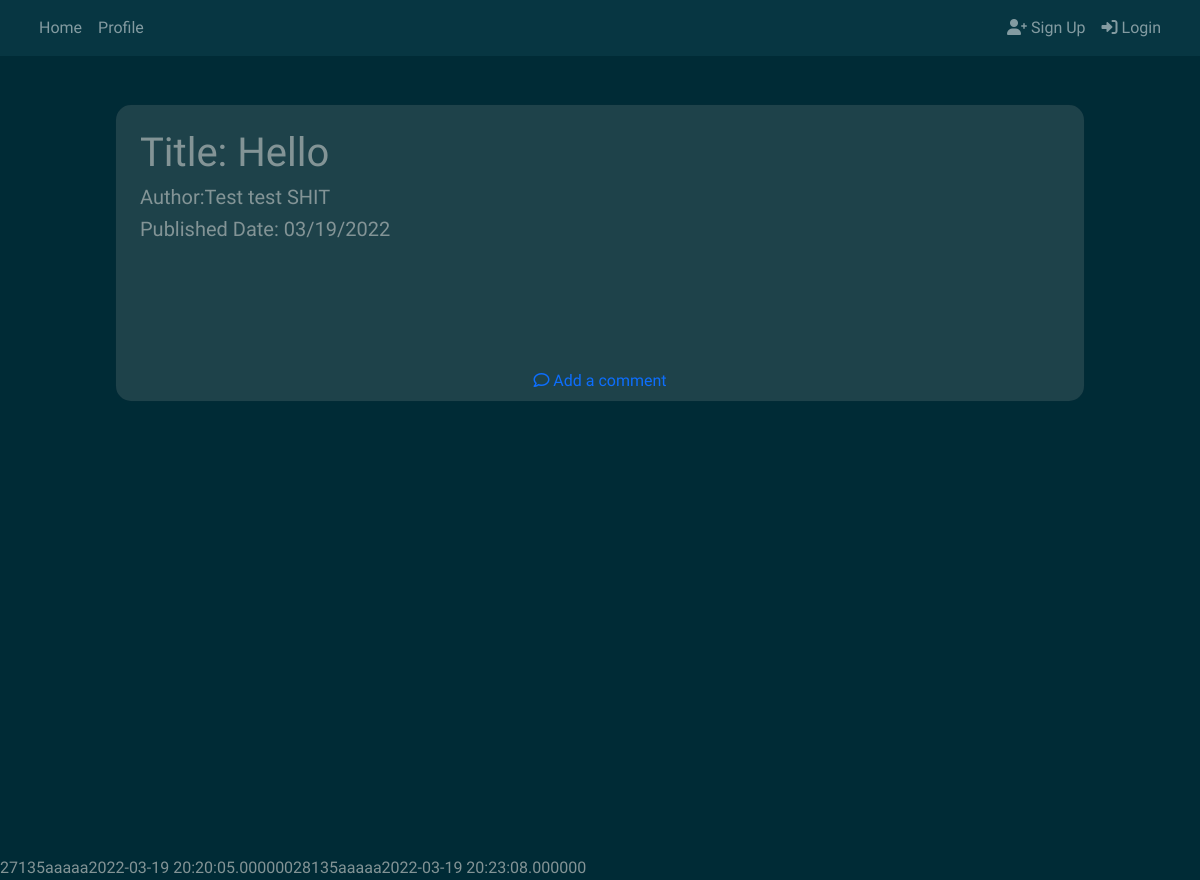
Page /Home/details/13 on the committed database.
### tables this page shows
CREATE TABLE `publication` (
  `publication_id` int(20) NOT NULL,
  `profile_id` int(20) NOT NULL,
  `publication_title` varchar(50) NOT NULL,
  `publication_text` varchar(3000) NOT NULL,
  `timestamp` timestamp(6) NOT NULL DEFAULT current_timestamp(6) ON UPDATE current_timestamp(6),
  `publication_status` varchar(10) NOT NULL
);

CREATE TABLE `profile` (
  `profile_id` int(20) NOT NULL,
  `author_id` int(20) NOT NULL,
  `first_name` varchar(30) NOT NULL,
  `middle_name` varchar(30) NOT NULL,
  `last_name` varchar(30) NOT NULL
);

CREATE TABLE `publication_comment` (
  `publication_comment_id` int(20) NOT NULL,
  `profile_id` int(20) NOT NULL,
  `publication_id` int(20) NOT NULL,
  `publication_comment_text` varchar(500) NOT NULL,
  `timestamp` timestamp(6) NOT NULL DEFAULT current_timestamp(6) ON UPDATE current_timestamp(6)
);

### app/controllers/Home.php (called while the page is built, shortened)
<?php
class Home extends Controller
{
    public function __construct()
    {
        $this->publicationModel = $this->model('publicationModel');
        $this->commentModel = $this->model('commentModel');
    }
    public function details($publication_id)
    {
        $publication = $this->publicationModel->getPublication($publication_id);
        $publication_comments = $this->commentModel->getPublicationComments($publication_id);
        $data = [
          "publication" => $publication,
          "comments" => $publication_comments,
        ];
         $this->view('Home/details',  $data);
    }
}

### app/core/App.php (called while the page is built, shortened)
<?php
class App
{
    protected $currentMethod = 'index';
    public function __construct()
    {
        $url = $this->parseURL();
        if (file_exists('../app/controllers/' . $url[0] . '.php')) {
            unset($url[0]);
        }
        $this->currentController = new $this->currentController;
        if (isset($url[1])) {
            if (method_exists($this->currentController, $url[1])) {
                $this->currentMethod = $url[1];
                unset($url[1]);
            }
        }
        $this->params = $url ? array_values($url) : [];
        call_user_func_array([$this->currentController, $this->currentMethod], $this->params);
    }
    public function parseURL()
    {
        if (isset($_GET['url'])) {
            $url = rtrim($_GET['url'], '/');
            $url = filter_var($url, FILTER_SANITIZE_URL);
            $url = explode('/', $url);
            return $url;
        }
    }
}

### public/index.php (called while the page is built, shortened)
<?php
    $init = new App;
?>

### app/core/Model.php (called while the page is built, shortened)
<?php
class Model
{
    private $host = DB_HOST;
    private $user = DB_USER;
    private $pass = DB_PASS;
    private $dbname = DB_NAME;
    private $dbh;
    private $stmt;
    public function __construct()
    {
        $dsn = 'mysql:host=' . $this->host . ';dbname=' . $this->dbname;
        $options = array(
            PDO::ATTR_PERSISTENT => true,
            PDO::ATTR_ERRMODE => PDO::ERRMODE_EXCEPTION
        );
        try {
            $this->dbh = new PDO($dsn, $this->user, $this->pass, $options);
        } catch (PDOException $e) {
            $this->error = $e->getMessage();
            echo $this->error;
        }
    }
    public function query($sql)
    {
        $this->stmt = $this->dbh->prepare($sql);
    }
    public function bind($param, $value, $type = null)
    {
        if (is_null($type)) {
            switch (true) {
                default:
                    $type = PDO::PARAM_STR;
            }
        }
        $this->stmt->bindValue($param, $value, $type);
    }
    public function execute()
    {
        return $this->stmt->execute();
    }
    public function getResultSet(){
        $this->execute();
        return $this->stmt->fetchAll(PDO::FETCH_OBJ);
    }
    public function getSingle(){
        $this->execute();
        return $this->stmt->fetch(PDO::FETCH_OBJ);
    }
}

### app/models/publicationModel.php (called while the page is built, shortened)
<?php
class publicationModel
{
    public function __construct()
    {
        $this->db = new Model;
    }
    public function getPublication($publication_id)
    {
        $this->db->query(
                "SELECT publication.publication_id, publication.publication_title, publication.publication_text, publication.timestamp, publication.publication_status,
                profile.first_name, profile.middle_name, profile.last_name
                FROM publication INNER JOIN profile
                ON publication.profile_id = profile.profile_id
                WHERE publication_id = :publication_id");
        $this->db->bind(':publication_id', $publication_id);
        return $this->db->getSingle();
    }
}

### app/core/helper.php (called while the page is built, shortened)
<?php
    function isLoggedIn(){
        if(isset($_SESSION['user_id'])){
          return true;
        } else {
          return false;
        }
      }
?>

### app/models/commentModel.php (called while the page is built, shortened)
<?php
class commentModel
{
    public function __construct()
    {
        $this->db = new Model;
    }
    public function getPublicationComments($publication_id) {
        $this->db->query("SELECT * FROM publication_comment WHERE publication_id = :publication_id");
        $this->db->bind(':publication_id', $publication_id);
        return $this->db->getResultSet();
    }
}

### app/views/Home/details.php (the view, shortened to what this page needs)
<?php require APPROOT . '/views/includes/header.php'; ?>
<section class="vh-100">
    <div class="py-5 h-100">
        <div class="col-12 col-md-8 col-lg-6 col-xl-10 container">
            <div class="card shadow-2-strong" style="border-radius: 1rem;">
                <div class="card-body p-4">
                    <h1> <?php echo 'Title: ' . $data["publication"]->publication_title ?> </h1>
                    <h5> <?php echo 'Author:' . $data["publication"]->first_name . ' ' . $data["publication"]->middle_name . ' ' . $data["publication"]->last_name ?></h5>
                    <h5> <?php echo 'Published Date:' . date(" m/d/Y", strtotime($data["publication"]->timestamp)) . '<br><br>' ?></h5>
                    <div class="card-body">
                    </div>
                </div>
                <?php
                if (!isLoggedIn()) {
                    echo '<div class="container d-flex justify-content-center mt-2">
                            <a class="nav-link" href="/Blog/Login/"><i class="fa-regular fa-comment"></i> Add a comment </a></li>
                        </div>';
                }
                ?>
            </div>
        </div>
</section>
<div>
    <?php
        foreach($data["comments"] as $comment) {
            echo "$comment->publication_comment_id";
            echo "$comment->publication_id";
            echo "$comment->profile_id";
            echo "$comment->publication_comment_text";
            echo "$comment->timestamp";
        }
    ?>
</div>
<?php require APPROOT . '/views/includes/footer.php'; ?>

### rows in the picture
publication: publication_title "Hello", profile.first_name "Test", profile.middle_name "test", profile.last_name "SHIT", timestamp "03/19/2022"
publication_comment: publication_comment_id "27", publication "13", profile "5", publication_comment_text "aaaaa", timestamp "2022-03-19 20:20:05.000000"
publication_comment: publication_comment_id "28", publication "13", profile "5", publication_comment_text "aaaaa", timestamp "2022-03-19 20:23:08.000000"
